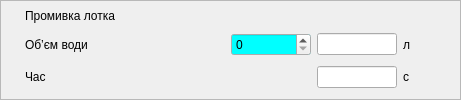
     <widget class="QFrame" name="f_3">
      <property name="frameShape">
       <enum>QFrame::StyledPanel</enum>
      </property>
      <property name="frameShadow">
       <enum>QFrame::Raised</enum>
      </property>
      <layout class="QGridLayout" name="gridLayout_2">
       <property name="margin">
        <number>4</number>
       </property>
       <property name="spacing">
        <number>-1</number>
       </property>
       <item row="0" column="0">
        <widget class="QCheckBox" name="cb_prl">
         <property name="styleSheet">
          <string notr="true">QCheckBox{
min-width: 14px;
min-height: 14px;
max-width: 14px;
max-height: 14px;
}
QCheckBox:checked
{
	
	image: url(:/butons/pict/bool_green_true_48x48.png);
}

QCheckBox:unchecked
{
	
	image: url(:/butons/pict/bool_green_false_48x48.png);
	
}

QCheckBox:indicator
{
	background: rgba(0, 0, 0, 0);
	height: 14px;
	width: 14px;
}
</string>
         </property>
         <property name="text">
          <string>CheckBox</string>
         </property>
        </widget>
       </item>
       <item row="0" column="1" colspan="5">
        <widget class="QLabel" name="label_5">
         <property name="text">
          <string>Промивка лотка</string>
         </property>
        </widget>
       </item>
       <item row="1" column="2">
        <widget class="QDoubleSpinBox" name="Q_prl_zd">
         <property name="minimumSize">
          <size>
           <width>80</width>
           <height>0</height>
          </size>
         </property>
         <property name="palette">
          <palette>
           <active>
            <colorrole role="Base">
             <brush brushstyle="SolidPattern">
              <color alpha="255">
               <red>0</red>
               <green>255</green>
               <blue>255</blue>
              </color>
             </brush>
            </colorrole>
           </active>
           <inactive>
            <colorrole role="Base">
             <brush brushstyle="SolidPattern">
              <color alpha="255">
               <red>0</red>
               <green>255</green>
               <blue>255</blue>
              </color>
             </brush>
            </colorrole>
           </inactive>
           <disabled>
            <colorrole role="Base">
             <brush brushstyle="SolidPattern">
              <color alpha="255">
               <red>244</red>
               <green>244</green>
               <blue>244</blue>
              </color>
             </brush>
            </colorrole>
           </disabled>
          </palette>
         </property>
         <property name="toolTip">
          <string>Заданий об’єм води на промивку лотка</string>
         </property>
         <property name="decimals">
          <number>0</number>
         </property>
         <property name="maximum">
          <double>20.000000000000000</double>
         </property>
         <property name="singleStep">
          <double>1.000000000000000</double>
         </property>
        </widget>
       </item>
       <item row="1" column="3">
        <widget class="QLineEdit" name="Q_prl">
         <property name="minimumSize">
          <size>
           <width>0</width>
           <height>0</height>
          </size>
         </property>
         <property name="maximumSize">
          <size>
           <width>80</width>
           <height>16777215</height>
          </size>
         </property>
         <property name="toolTip">
          <string>Фактичний об’єм води на промивку лотка</string>
         </property>
         <property name="readOnly">
          <bool>true</bool>
         </property>
        </widget>
       </item>
       <item row="1" column="4">
        <widget class="QLabel" name="label_7">
         <property name="text">
          <string>л</string>
         </property>
        </widget>
       </item>
       <item row="1" column="5" rowspan="2">
        <spacer name="horizontalSpacer_2">
         <property name="orientation">
          <enum>Qt::Horizontal</enum>
         </property>
         <property name="sizeHint" stdset="0">
          <size>
           <width>40</width>
           <height>20</height>
          </size>
         </property>
        </spacer>
       </item>
       <item row="1" column="1">
        <widget class="QLabel" name="label_6">
         <property name="minimumSize">
          <size>
           <width>200</width>
           <height>0</height>
          </size>
         </property>
         <property name="text">
          <string>Об’єм води</string>
         </property>
        </widget>
       </item>
       <item row="2" column="3">
        <widget class="QLineEdit" name="T_prl">
         <property name="minimumSize">
          <size>
           <width>0</width>
           <height>0</height>
          </size>
         </property>
         <property name="maximumSize">
          <size>
           <width>80</width>
           <height>16777215</height>
          </size>
         </property>
         <property name="toolTip">
          <string>Фактичний час промивки лотка</string>
         </property>
         <property name="readOnly">
          <bool>true</bool>
         </property>
        </widget>
       </item>
       <item row="2" column="4">
        <widget class="QLabel" name="label_9">
         <property name="text">
          <string>с</string>
         </property>
        </widget>
       </item>
       <item row="2" column="1">
        <widget class="QLabel" name="label_8">
         <property name="minimumSize">
          <size>
           <width>200</width>
           <height>0</height>
          </size>
         </property>
         <property name="text">
          <string>Час</string>
         </property>
        </widget>
       </item>
      </layout>
     </widget>
